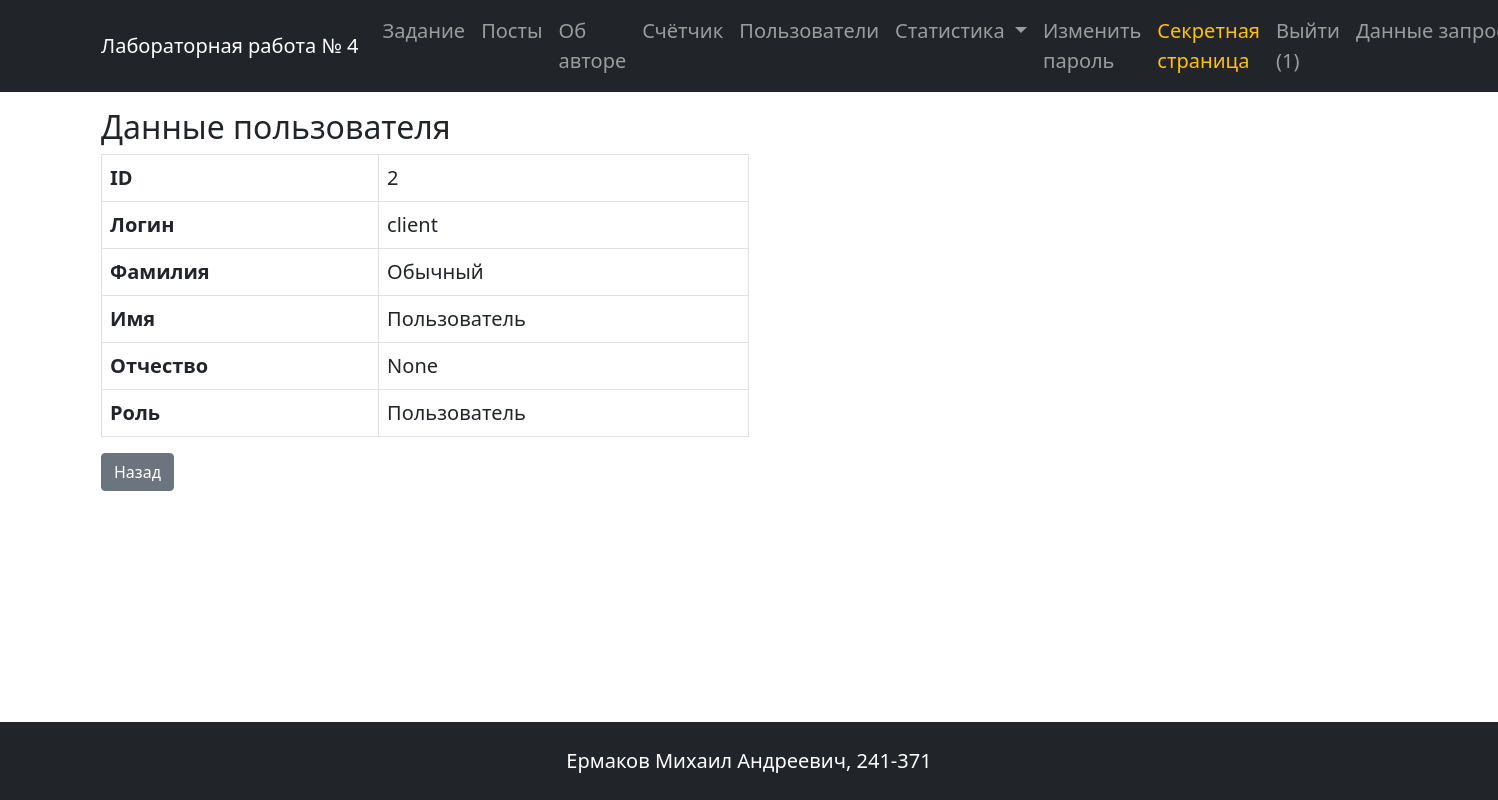
The app's page /users/view/2 (signed in) with its own data.
### app.py (models this page shows, shortened)
class User(db.Model, UserMixin):
    __tablename__ = 'users'
    id = db.Column(db.Integer, primary_key=True)
    login = db.Column(db.String(50), unique=True, nullable=False)
    password_hash = db.Column(db.String(256), nullable=False)
    last_name = db.Column(db.String(50), nullable=False)
    first_name = db.Column(db.String(50), nullable=False)
    middle_name = db.Column(db.String(50))
    role_id = db.Column(db.Integer, db.ForeignKey('roles.id'))
    created_at = db.Column(db.DateTime, default=datetime.utcnow)
    role = db.relationship('Role', backref='users')

class Role(db.Model):
    __tablename__ = 'roles'
    id = db.Column(db.Integer, primary_key=True)
    name = db.Column(db.String(50), nullable=False)
    description = db.Column(db.Text)

### app.py (the view)
@app.route('/users/view/<int:user_id>')
@check_rights('view_user')
def view_user(user_id):
    user = User.query.get_or_404(user_id)
    return render_template('view_user.html', title='Просмотр', user=user)

### app.py (called while the page is built, shortened)
def check_rights(action):
    def decorator(f):
        @wraps(f)
        def decorated_function(*args, **kwargs):
            if not current_user.is_authenticated:
                flash("У вас недостаточно прав для доступа к данной странице.", "warning")
                return redirect(url_for('index'))
            user_role = current_user.role.name if current_user.role else None
            has_access = False
            if user_role == 'Администратор':
                has_access = True
            if not has_access:
                flash("У вас недостаточно прав для доступа к данной странице.", "warning")
                return redirect(url_for('index'))
            return f(*args, **kwargs)
        return decorated_function
    return decorator

@app.before_request
def start_timer():
    if request.endpoint != 'static':
        g.visit_path = request.path

@app.after_request
def log_visit(response):
    path = getattr(g, 'visit_path', None)
    if path:
        try:
            user_id = current_user.get_id() if current_user.is_authenticated else None
            log = VisitLog(
                path=path,
                user_id=user_id
            )
            db.session.add(log)
            db.session.commit()
        except Exception as e:
            db.session.rollback()
            print(f"Ошибка логирования: {e}")
    return response

@login_manager.user_loader
def load_user(user_id):
    return User.query.get(int(user_id))

### templates/view_user.html
{% extends 'base.html' %}
{% block content %}
<h2>Данные пользователя</h2>
<table class="table table-bordered w-50">
    <tr><th>ID</th><td>{{ user.id }}</td></tr>
    <tr><th>Логин</th><td>{{ user.login }}</td></tr>
    <tr><th>Фамилия</th><td>{{ user.last_name }}</td></tr>
    <tr><th>Имя</th><td>{{ user.first_name }}</td></tr>
    <tr><th>Отчество</th><td>{{ user.middle_name }}</td></tr>
    <tr><th>Роль</th><td>{{ user.role.name if user.role else 'Нет' }}</td></tr>
</table>
<a href="{{ url_for('users') }}" class="btn btn-secondary">Назад</a>
{% endblock %}

### templates/base.html (shortened to what this page needs)
<!doctype html>
<html lang="ru">
<head>
  <link href="https://cdn.jsdelivr.net/npm/bootstrap@5.0.2/dist/css/bootstrap.min.css" rel="stylesheet"
>
  <link rel="stylesheet" href="{{ url_for('static', filename='styles.css') }}">
</head>
<body class="d-flex flex-column min-vh-100">
  <header>
    <nav class="navbar navbar-expand-lg navbar-dark bg-dark">
      <div class="container">
        <a class="navbar-brand" href="{{ url_for('index') }}">Лабораторная работа № 4</a>
        <div class="collapse navbar-collapse" id="navbarSupportedContent">
          <ul class="navbar-nav ms-auto mb-2 mb-lg-0">
            <li class="nav-item">
              <a class="nav-link" aria-current="page" href="{{ url_for('index') }}">Задание</a>
            </li>
            <li class="nav-item">
              <a class="nav-link" aria-current="page" href="{{ url_for('posts') }}">Посты</a>
            </li>
            <li class="nav-item">
              <a class="nav-link" href="{{ url_for('about') }}">Об авторе</a>
            </li>
            <li class="nav-item">
              <a class="nav-link" href="{{ url_for('counter') }}">Счётчик</a>
            </li>
            <li class="nav-item">
              <a class="nav-link" href="{{ url_for('users') }}">Пользователи</a>
            </li>
            {% if current_user.is_authenticated %}
            <li class="nav-item dropdown">
              <a class="nav-link dropdown-toggle" href="#" id="navbarDropdownStats" role="button"
                data-bs-toggle="dropdown" aria-expanded="false">
                Статистика
              </a>
            </li>
            {% endif %}
            {% if current_user.is_authenticated %}
            <li class="nav-item">
              <a class="nav-link" href="{{ url_for('change_password') }}">Изменить пароль</a>
            </li>
            <li class="nav-item">
              <a class="nav-link text-warning" href="{{ url_for('secret') }}">Секретная страница</a>
            </li>
            <li class="nav-item">
              <a class="nav-link" href="{{ url_for('logout') }}">Выйти ({{ current_user.id }})</a>
            </li>
            {% else %}
            <li class="nav-item">
              <a class="nav-link" href="{{ url_for('login') }}">Войти</a>
            </li>
            {% endif %}
            <li class="nav-item dropdown">
              <a class="nav-link dropdown-toggle" href="#" id="navbarDropdown" role="button" data-bs-toggle="dropdown"
                aria-expanded="false">
                Данные запроса
              </a>
            </li>
          </ul>
        </div>
      </div>
    </nav>
  </header>
  <main class="my-3 flex-grow-1">
    <div class="container">
      {% block content %}{% endblock %}
    </div>
  </main>
  <footer class="bg-dark text-white py-4 mt-5">
    <div class="container text-center">
      <p class="mb-0">Ермаков Михаил Андреевич, 241-371</p>
    </div>
  </footer>
</body>
</html>

### static/styles.css (style rules this page uses)
body { font-size: 1.25rem; }

### records on screen
User: id "1"
User: id "2", login "client", last_name "Обычный", first_name "Пользователь", middle_name "None"
Role: role "Пользователь"
